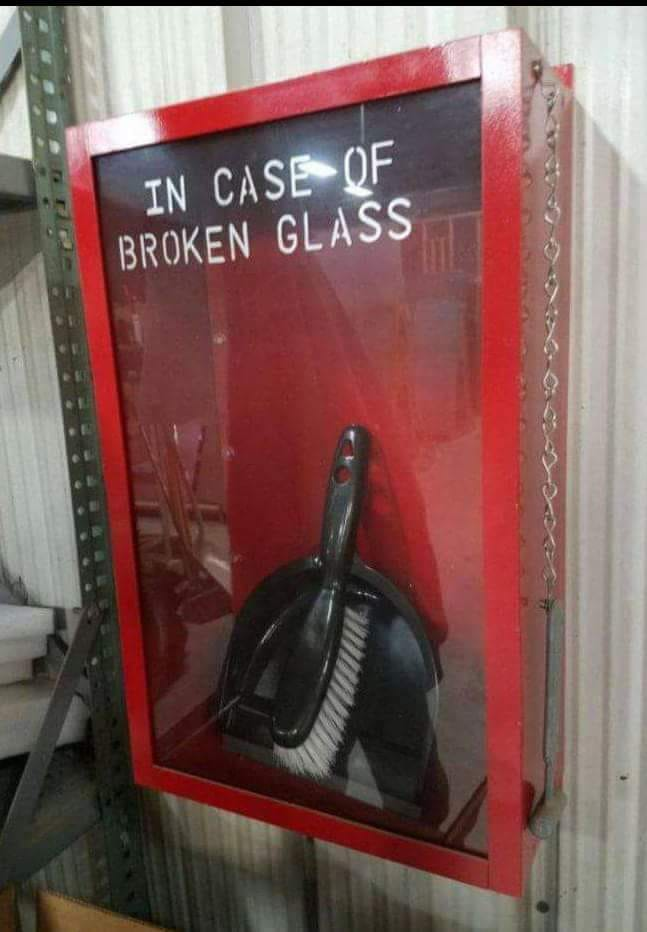
#> input picture example.jpg, 647 x 932 px
$ python task9.py
#> lines starting #> are read from the running program, lines starting #| are printed output that depends on the picture; after the words box and inside, x2 and y2 are one past the last pixel; in counts of white or black regions, pixels touching at a corner belong together
"""
9. Zmiana wartości pikseli w określonym zakresie
a. Wypełnij obszar od (50,50) do (100,100) kolorem białym (255, 255, 255) .
b. Wyświetl obraz przed i po zmianie.
"""

import cv2

print("Loading image...")
image = cv2.imread("example.jpg")
#> image is the input picture: shape (932, 647, 3); mean B, G, R 88.4, 91.4, 123.9

if image is None:
    print("Error: Can't load image.")
    exit(0)

cv2.namedWindow("Image", cv2.WINDOW_NORMAL)
cv2.imshow("Image", image)

cv2.waitKey(0)
cv2.destroyAllWindows()

image[50:101, 50:101] = [255, 255, 255]
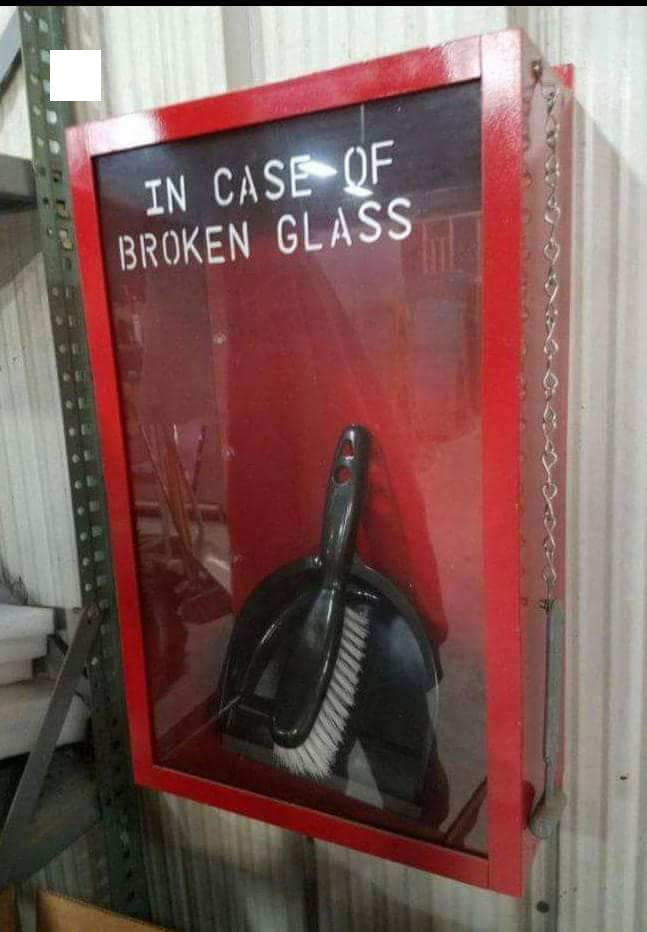
#> image: shape (932, 647, 3); 0.43% of pixels changed, all inside (x1, y1, x2, y2) = (50, 50, 101, 101)

cv2.namedWindow("Modified", cv2.WINDOW_NORMAL)
cv2.imshow("Modified", image)

cv2.waitKey(0)
cv2.destroyAllWindows()
